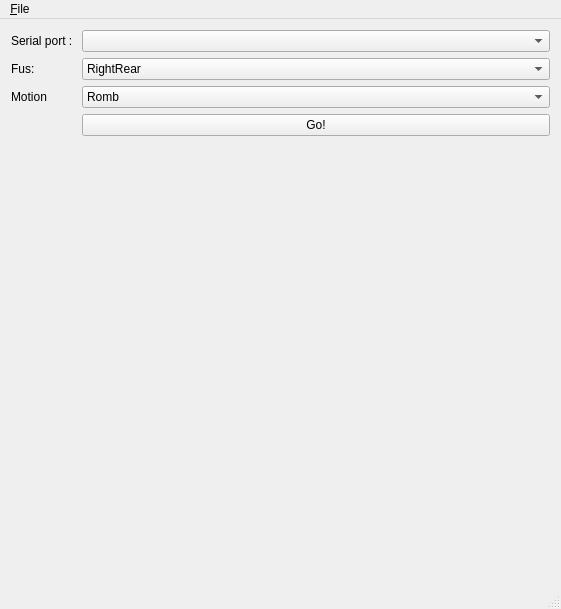
<?xml version="1.0" encoding="UTF-8"?>
<ui version="4.0">
 <class>MainWindow</class>
 <widget class="QMainWindow" name="MainWindow">
  <property name="geometry">
   <rect>
    <x>0</x>
    <y>0</y>
    <width>561</width>
    <height>609</height>
   </rect>
  </property>
  <property name="windowTitle">
   <string>Hello, World!</string>
  </property>
  <widget class="QWidget" name="centralWidget">
   <layout class="QGridLayout" name="gridLayout">
    <item row="1" column="0">
     <layout class="QFormLayout" name="formLayout">
      <item row="0" column="0">
       <widget class="QLabel" name="label">
        <property name="text">
         <string>Serial port : </string>
        </property>
       </widget>
      </item>
      <item row="0" column="1">
       <widget class="QComboBox" name="serialPortComboBox"/>
      </item>
      <item row="3" column="1">
       <widget class="QPushButton" name="pushButton">
        <property name="text">
         <string>Go!</string>
        </property>
        <property name="checkable">
         <bool>true</bool>
        </property>
       </widget>
      </item>
      <item row="1" column="1">
       <widget class="QComboBox" name="fusComboBox">
        <item>
         <property name="text">
          <string>RightRear</string>
         </property>
        </item>
        <item>
         <property name="text">
          <string>RightCentre</string>
         </property>
        </item>
        <item>
         <property name="text">
          <string>RightFront</string>
         </property>
        </item>
        <item>
         <property name="text">
          <string>LeftRear</string>
         </property>
        </item>
        <item>
         <property name="text">
          <string>LeftCentre</string>
         </property>
        </item>
        <item>
         <property name="text">
          <string>LeftFront</string>
         </property>
        </item>
       </widget>
      </item>
      <item row="1" column="0">
       <widget class="QLabel" name="label_2">
        <property name="text">
         <string>Fus:</string>
        </property>
       </widget>
      </item>
      <item row="2" column="1">
       <widget class="QComboBox" name="motionComboBox">
        <item>
         <property name="text">
          <string>Romb</string>
         </property>
        </item>
        <item>
         <property name="text">
          <string>Forward</string>
         </property>
        </item>
        <item>
         <property name="text">
          <string>Calibre</string>
         </property>
        </item>
        <item>
         <property name="text">
          <string>Step</string>
         </property>
        </item>
       </widget>
      </item>
      <item row="2" column="0">
       <widget class="QLabel" name="label_3">
        <property name="text">
         <string>Motion</string>
        </property>
       </widget>
      </item>
     </layout>
    </item>
   </layout>
  </widget>
  <widget class="QMenuBar" name="menuBar">
   <property name="geometry">
    <rect>
     <x>0</x>
     <y>0</y>
     <width>561</width>
     <height>20</height>
    </rect>
   </property>
   <widget class="QMenu" name="menuFile">
    <property name="title">
     <string>&amp;File</string>
    </property>
    <addaction name="actionExit"/>
   </widget>
   <addaction name="menuFile"/>
  </widget>
  <widget class="QStatusBar" name="statusBar"/>
  <action name="actionExit">
   <property name="text">
    <string>E&amp;xit</string>
   </property>
  </action>
 </widget>
 <layoutdefault spacing="6" margin="11"/>
 <resources>
  <include location="resources.qrc"/>
 </resources>
 <connections/>
</ui>
